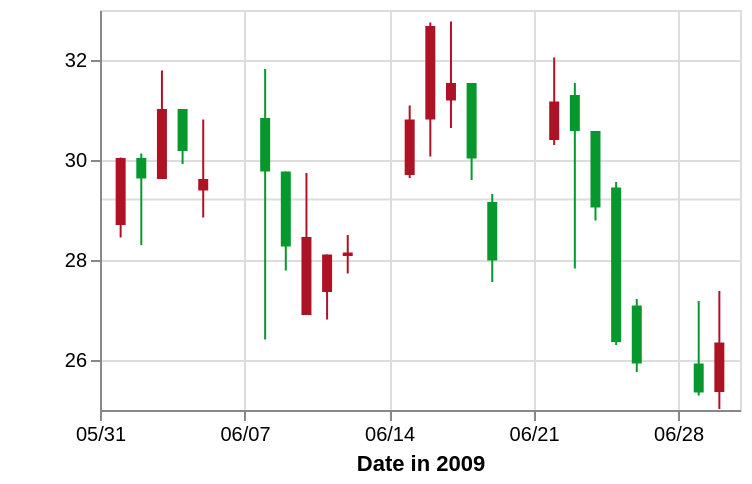

This figure's Vega-Lite source:
### Vega specification from a JSON file in a GitHub repository (floating-point values rounded to 4 significant figures)
{"$schema": "https://vega.github.io/schema/vega/v3.0.json", "description": "A candlestick chart inspired from Protovis(http://mbostock.github.io/protovis/ex/candlestick.html)", "autosize": "pad", "padding": 5, "style": "cell", "data": [{"name": "source_0", "values": [{"date": "01-Jun-2009", "open": 28.7, "high": 30.05, "low": 28.45, "close": 30.04, "signal": "short", "ret": -4.894}, {"date": "02-Jun-2009", "open": 30.04, "high": 30.13, "low": 28.3, "close": 29.63, "signal": "short", "ret": -0.3226}, {"date": "03-Jun-2009", "open": 29.62, "high": 31.79, "low": 29.62, "close": 31.02, "signal": "short", "ret": 3.687}, {"date": "04-Jun-2009", "open": 31.02, "high": 31.02, "low": 29.92, "close": 30.18, "signal": "short", "ret": 4.51}, {"date": "05-Jun-2009", "open": 29.39, "high": 30.81, "low": 28.85, "close": 29.62, "signal": "short", "ret": 6.084}, {"date": "08-Jun-2009", "open": 30.84, "high": 31.82, "low": 26.41, "close": 29.77, "signal": "short", "ret": 1.254}, {"date": "09-Jun-2009", "open": 29.77, "high": 29.77, "low": 27.79, "close": 28.27, "signal": "short", "ret": -5.024}, {"date": "10-Jun-2009", "open": 26.9, "high": 29.74, "low": 26.9, "close": 28.46, "signal": "short", "ret": -5.466}, {"date": "11-Jun-2009", "open": 27.36, "high": 28.11, "low": 26.81, "close": 28.11, "signal": "short", "ret": -8.374}, {"date": "12-Jun-2009", "open": 28.08, "high": 28.5, "low": 27.73, "close": 28.15, "signal": "short", "ret": -5.528}, {"date": "15-Jun-2009", "open": 29.7, "high": 31.09, "low": 29.64, "close": 30.81, "signal": "long", "ret": 3.492}, {"date": "16-Jun-2009", "open": 30.81, "high": 32.75, "low": 30.07, "close": 32.68, "signal": "short", "ret": 0.155}, {"date": "17-Jun-2009", "open": 31.19, "high": 32.77, "low": 30.64, "close": 31.54, "signal": "short", "ret": 5.828}, {"date": "18-Jun-2009", "open": 31.54, "high": 31.54, "low": 29.6, "close": 30.03, "signal": "short", "ret": 8.176}, {"date": "19-Jun-2009", "open": 29.16, "high": 29.32, "low": 27.56, "close": 27.99, "signal": "short", "ret": 8.599}, {"date": "22-Jun-2009", "open": 30.4, "high": 32.05, "low": 30.3, "close": 31.17, "signal": "short", "ret": 15.49}, {"date": "23-Jun-2009", "open": 31.3, "high": 31.54, "low": 27.83, "close": 30.58, "signal": "short", "ret": 11.74}, {"date": "24-Jun-2009", "open": 30.58, "high": 30.58, "low": 28.79, "close": 29.05, "signal": "long", "ret": -10.42}, {"date": "25-Jun-2009", "open": 29.45, "high": 29.56, "low": 26.3, "close": 26.36, "signal": "long", "ret": 0}, {"date": "26-Jun-2009", "open": 27.09, "high": 27.22, "low": 25.76, "close": 25.93, "signal": "long", "ret": 0}, {"date": "29-Jun-2009", "open": 25.93, "high": 27.18, "low": 25.29, "close": 25.35, "signal": "long", "ret": 5.263}, {"date": "30-Jun-2009", "open": 25.36, "high": 27.38, "low": 25.02, "close": 26.35, "signal": "long", "ret": 6.738}]}, {"name": "data_0", "source": "source_0", "transform": [{"type": "formula", "expr": "datum.open > datum.close", "as": "isIncrease"}, {"type": "formula", "expr": "(datum.open + datum.close)/2", "as": "mid"}]}, {"name": "data_1", "source": "data_0", "transform": [{"type": "formula", "expr": "toNumber(datum[\"mid\"])", "as": "mid"}, {"type": "aggregate", "groupby": [], "ops": ["mean"], "fields": ["mid"], "as": ["mean_mid"]}]}, {"name": "data_2", "source": "data_0", "transform": [{"type": "formula", "expr": "toDate(datum[\"date\"])", "as": "date"}, {"type": "formula", "expr": "toNumber(datum[\"low\"])", "as": "low"}, {"type": "formula", "expr": "toNumber(datum[\"high\"])", "as": "high"}, {"type": "filter", "expr": "datum[\"date\"] !== null && !isNaN(datum[\"date\"]) && datum[\"low\"] !== null && !isNaN(datum[\"low\"])"}, {"type": "formula", "as": "yearmonthdate_date", "expr": "datetime(year(datum[\"date\"]), month(datum[\"date\"]), date(datum[\"date\"]), 0, 0, 0, 0)"}]}, {"name": "data_3", "source": "data_0", "transform": [{"type": "formula", "expr": "toDate(datum[\"date\"])", "as": "date"}, {"type": "formula", "expr": "toNumber(datum[\"open\"])", "as": "open"}, {"type": "formula", "expr": "toNumber(datum[\"close\"])", "as": "close"}, {"type": "filter", "expr": "datum[\"date\"] !== null && !isNaN(datum[\"date\"]) && datum[\"open\"] !== null && !isNaN(datum[\"open\"])"}, {"type": "formula", "as": "yearmonthdate_date", "expr": "datetime(year(datum[\"date\"]), month(datum[\"date\"]), date(datum[\"date\"]), 0, 0, 0, 0)"}]}], "signals": [{"name": "width", "update": "320"}, {"name": "height", "update": "200"}], "marks": [{"name": "layer_0_marks", "type": "rule", "style": ["rule"], "from": {"data": "data_1"}, "encode": {"update": {"x": {"value": 0}, "y": {"scale": "y", "field": "mean_mid"}, "x2": {"field": {"group": "width"}}, "stroke": {"value": "fff"}}}}, {"name": "layer_1_marks", "type": "rule", "style": ["rule"], "from": {"data": "data_2"}, "encode": {"update": {"x": {"scale": "x", "field": "yearmonthdate_date"}, "y": {"scale": "y", "field": "low"}, "y2": {"scale": "y", "field": "high"}, "stroke": {"scale": "color", "field": "isIncrease"}}}}, {"name": "layer_2_marks", "type": "rect", "style": ["bar"], "from": {"data": "data_3"}, "encode": {"update": {"xc": {"scale": "x", "field": "yearmonthdate_date"}, "width": {"value": 5}, "y": {"scale": "y", "field": "open"}, "y2": {"scale": "y", "field": "close"}, "fill": {"scale": "color", "field": "isIncrease"}}}}], "scales": [{"name": "y", "type": "linear", "domain": {"fields": [{"data": "data_1", "field": "mean_mid"}, {"data": "data_2", "field": "low"}, {"data": "data_2", "field": "high"}, {"data": "data_3", "field": "open"}, {"data": "data_3", "field": "close"}], "sort": true}, "range": [{"signal": "height"}, 0], "zero": false, "nice": true}, {"name": "x", "type": "time", "domain": {"fields": [{"signal": "{data: datetime(2009, 4, 31, 0, 0, 0, 0)}"}, {"signal": "{data: datetime(2009, 6, 1, 0, 0, 0, 0)}"}, {"data": "data_3", "field": "yearmonthdate_date"}], "sort": true}, "range": [0, {"signal": "width"}], "nice": "day"}, {"name": "color", "type": "ordinal", "domain": {"fields": [{"data": "data_2", "field": "isIncrease"}, {"data": "data_3", "field": "isIncrease"}], "sort": true}, "range": ["#ae1325", "#06982d"]}], "axes": [{"title": "Date in 2009", "scale": "x", "labelOverlap": true, "orient": "bottom", "tickCount": {"signal": "ceil(width/40)"}, "zindex": 1, "encode": {"labels": {"update": {"text": {"signal": "timeFormat(datum.value, '%m/%d')"}}}}}, {"scale": "x", "domain": false, "grid": true, "labels": false, "maxExtent": 0, "minExtent": 0, "orient": "bottom", "tickCount": {"signal": "ceil(width/40)"}, "ticks": false, "zindex": 0, "gridScale": "y"}, {"title": "", "scale": "y", "labelOverlap": true, "orient": "left", "tickCount": {"signal": "ceil(height/40)"}, "zindex": 1}, {"scale": "y", "domain": false, "grid": true, "labels": false, "maxExtent": 0, "minExtent": 0, "orient": "left", "tickCount": {"signal": "ceil(height/40)"}, "ticks": false, "zindex": 0, "gridScale": "x"}], "config": {"axisY": {"minExtent": 30}}}
